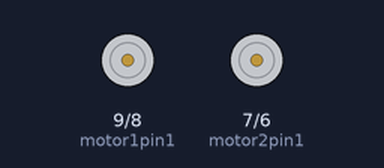
This sketch was run on a simulated Arduino Uno, built with avr-gcc and run on an emulated ATmega328P. On the bench: motor-driver pin pairs drawn as motors (green arrow = first pin HIGH = forward, orange = second pin HIGH = backward, longer = more drive, scaled by the enable pin). What the sketch prints to the serial monitor is not drawn. At 14.8 s the program stops and its outputs stay as they are.

Above: at 0.1 s.
At 10.1 s:
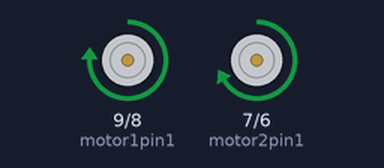
Timing chart, 0 to 16.3 s (numbered marks = the images above):
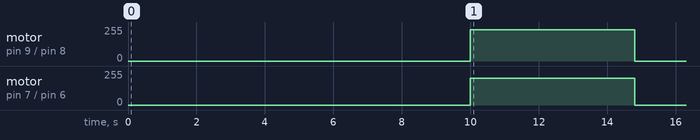

The sketch:

Length_L_Test.ino
```cpp
int ENA = 10;
int motor1pin1 = 9;
int motor1pin2 = 8;
int motor2pin1 = 7;
int motor2pin2 = 6;
int ENB = 5;

int sec = 100;
int max_speed = 200;
int delay_time = 1200;

void setup() {
  Serial.begin(9600);

  pinMode(motor1pin1, OUTPUT);
  pinMode(motor1pin2, OUTPUT);
  pinMode(ENA, OUTPUT);
  pinMode(motor2pin1, OUTPUT);
  pinMode(motor2pin2, OUTPUT);
  pinMode(ENB, OUTPUT);
}

void loop() {
  analogWrite(ENA, max_speed+35); //Controlling speed (0 = off and 255 = max speed)
  analogWrite(ENB, max_speed); //Controlling speed (0 = off and 255 = max speed)

  delay(10000);

  forward_count();
}

void forward() {

  digitalWrite(motor1pin1, HIGH);
  digitalWrite(motor1pin2, LOW);

  digitalWrite(motor2pin1, HIGH);
  digitalWrite(motor2pin2, LOW);
}

void forward_count(){

  for(int i=1; i<=12;i++){
    forward();
    delay(400);
    Serial.println(i);
  }
  FINISH();
  exit(0);
}

void left() {

  digitalWrite(motor1pin1, HIGH);
  digitalWrite(motor1pin2, LOW);

  digitalWrite(motor2pin1, LOW);
  digitalWrite(motor2pin2, HIGH);
}

void right() {

  digitalWrite(motor1pin1, LOW);
  digitalWrite(motor1pin2, HIGH);

  digitalWrite(motor2pin1, HIGH);
  digitalWrite(motor2pin2, LOW);

}

void backward() {

  digitalWrite(motor1pin1, LOW);
  digitalWrite(motor1pin2, HIGH);

  digitalWrite(motor2pin1, LOW);
  digitalWrite(motor2pin2, HIGH);
}

void FINISH() {

  digitalWrite(motor1pin1, LOW);
  digitalWrite(motor1pin2, LOW);

  digitalWrite(motor2pin1, LOW);
  digitalWrite(motor2pin2, LOW);
}

void right_turn_90(){
  right();
  delay(delay_time);
  FINISH();
  delay(1000);
}

void left_turn_90(){
  left();
  delay(delay_time+50);
  FINISH();
  delay(1000);
}
```

Measured:
- by itself, motor on pin 9 (motor1pin1) / pin 8 (motor1pin2): stopped → forward 235/255 at 10.0 s, → stopped 4.8 s later
- by itself, motor on pin 7 (motor2pin1) / pin 6 (motor2pin2): stopped → forward 200/255 at 10.0 s, → stopped 4.8 s later
